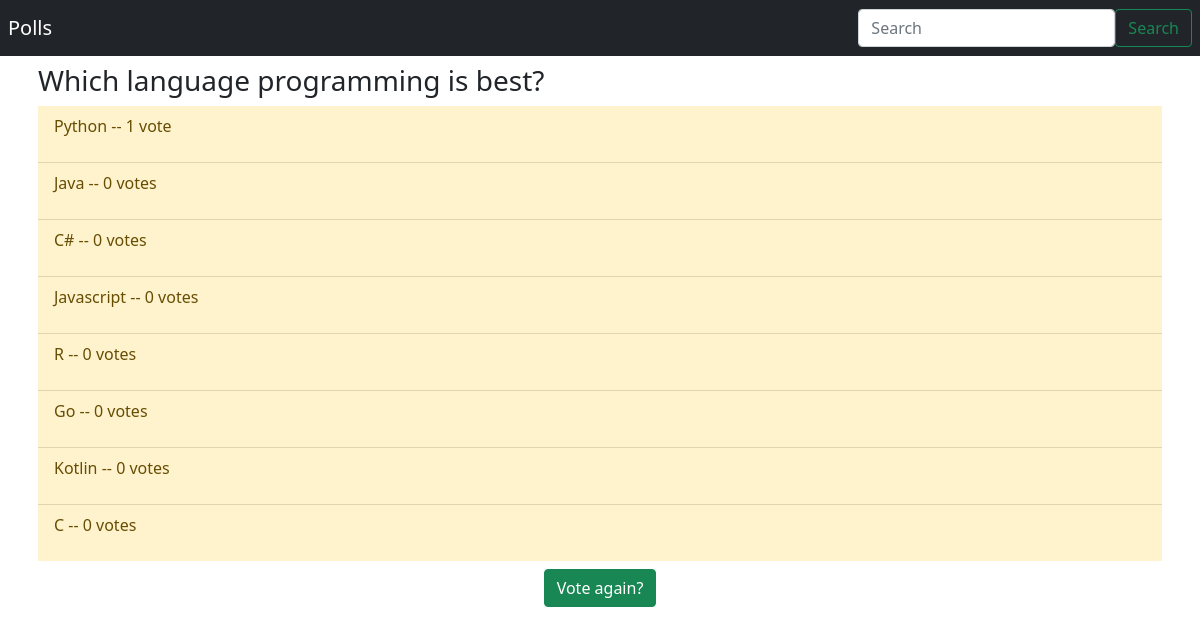
Page /polls/8/results/ on the earlier database version.
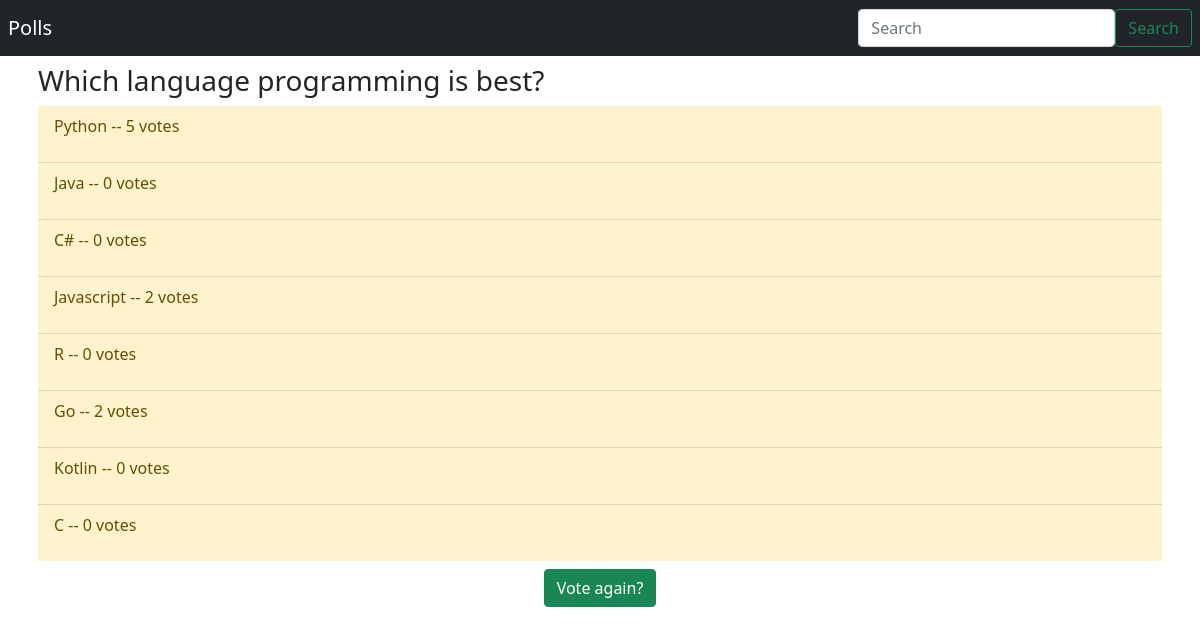
Same page on the later database version.
### polls/models.py (models this page shows, shortened)
class Choice(models.Model):
    question = models.ForeignKey(Question, on_delete=models.CASCADE)
    choice_text = models.CharField(max_length=200)
    votes = models.IntegerField(default=0)

### polls/views.py (the view)
# urls.py: path('<int:pk>/results/', views.ResultsView.as_view(), name="results"),
class ResultsView(generic.DetailView):
    model = Question
    template_name = 'polls/results.html'

### polls/templates/polls/results.html
{% extends 'polls/base.html' %}
    {% block content %}
    <div class='container p-2'>
        <div class="row align-items-center">
            <h3>{{ question.question_text }}</h3>
            <div class='container'>
                <ul class="list-group list-group-flush">
                    {% for choice in question.choice_set.all %}
                        <li class='list-group-item list-group-item-warning'><p>{{ choice.choice_text }} -- {{ choice.votes }} vote{{ choice.votes|pluralize }}</p></li>
                    {% endfor %}
                </ul>
                <div class="d-flex justify-content-center m-2">
                    <a class='btn btn-success'href="{% url 'polls:detail' question.id %}"> Vote again? </a>
                </div>
            </div>
        </div>
    </div>
    {% endblock content %}

Differences in the rows shown:
changed Choice "Python": votes "1" → "5"
changed Choice "Javascript": votes "0" → "2"
changed Choice "Go": votes "0" → "2"
